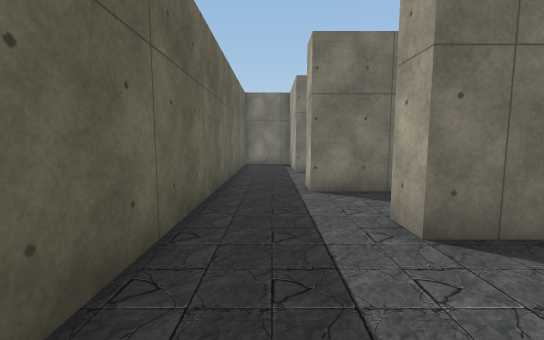
[1] (above)

22 first-person views from a walk through a Unity game level. The camera is 1.3 m above the floor, tilts 6° down and sees 90° across. Doors are open. The floor is counted in squares, 1 m on a side. Each view is taken from the middle of a square. On the plan, view 1 faces up. The plan holds only what a view shows up to about 13 squares ahead; the rest is blank. The place goes on beyond the plan. The player character is not drawn. Some animated figures are left out. Some surface patterns are stand-ins.

[2]
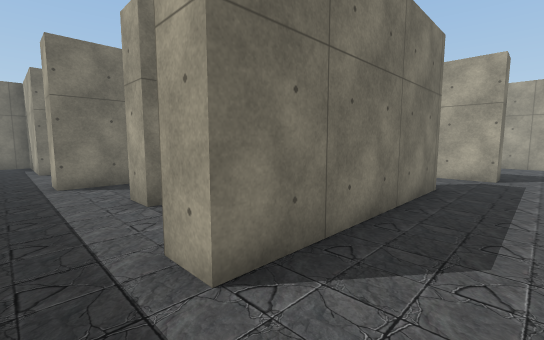

[3]
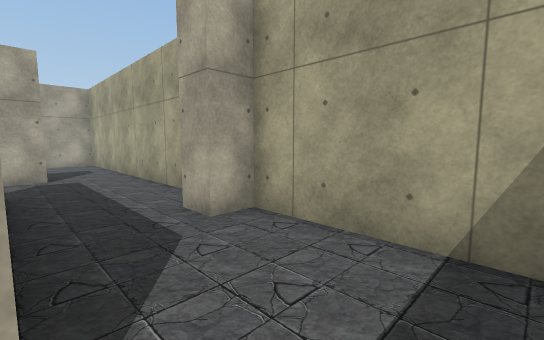

[4]
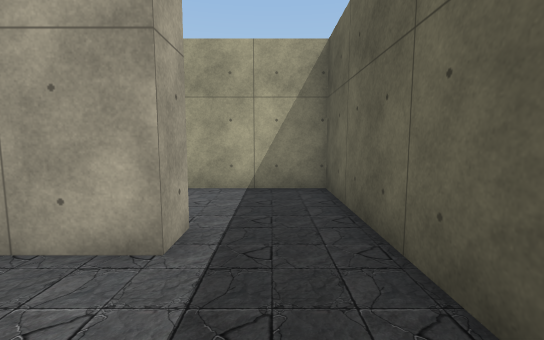

[5]
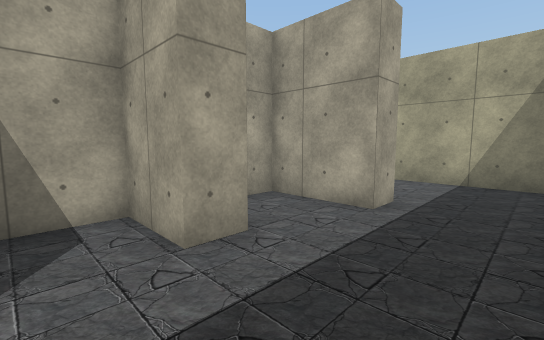

[6]
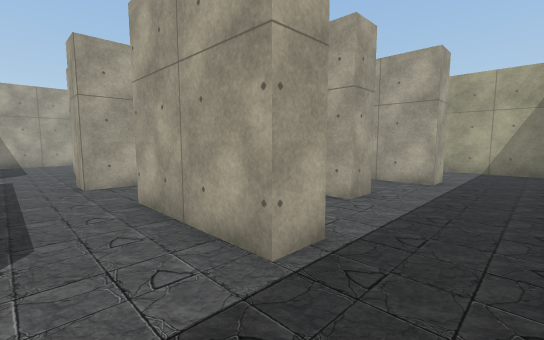

[7]
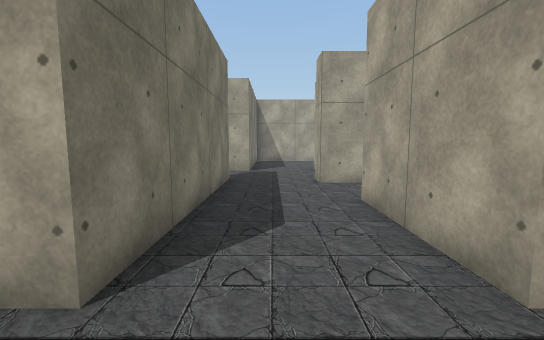

[8]
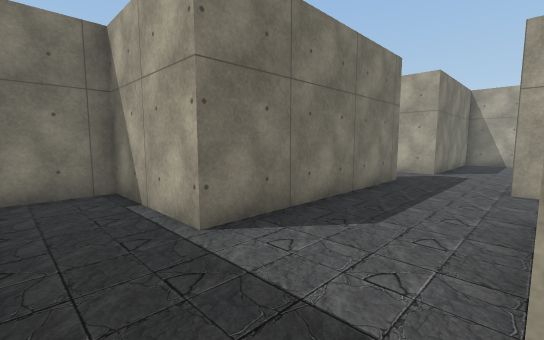

[9]
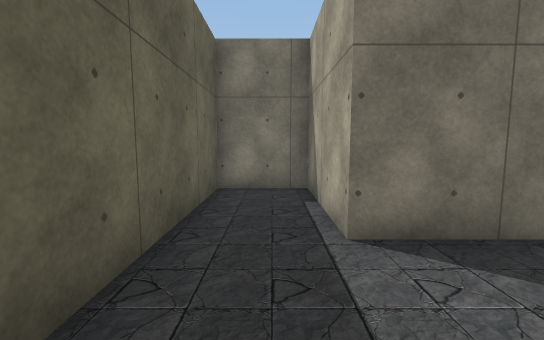

[10]
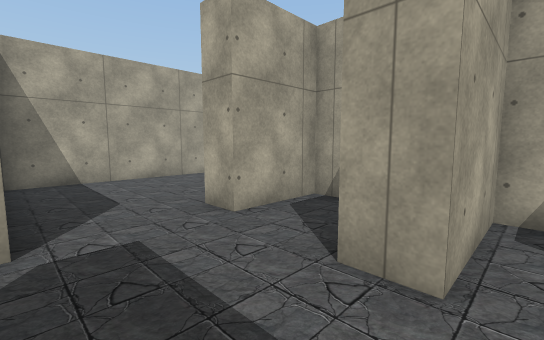

[11]
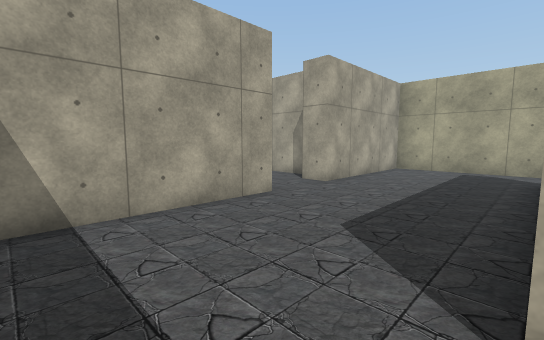

[12]
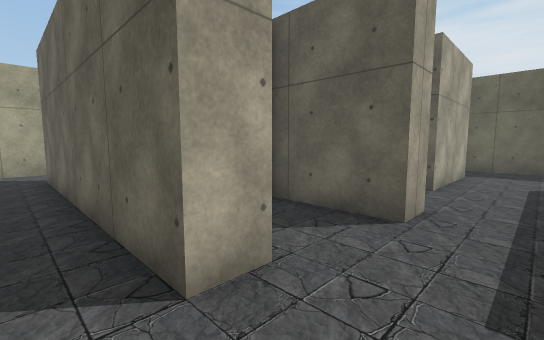

[13]
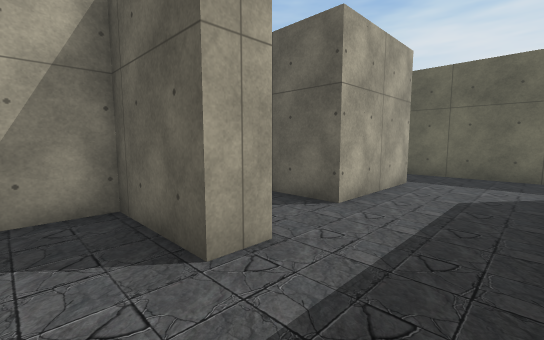

[14]
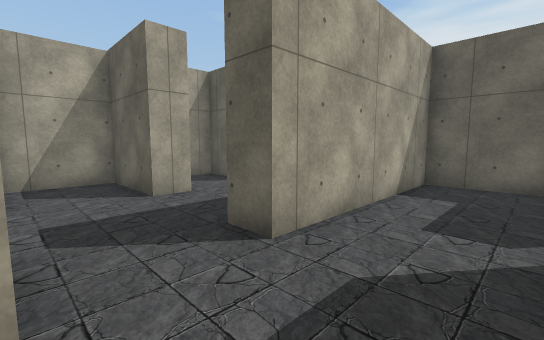

[15]
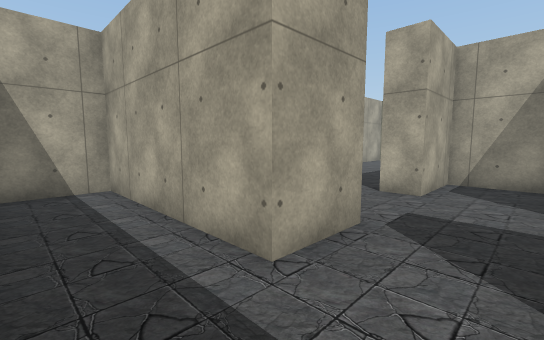

[16]
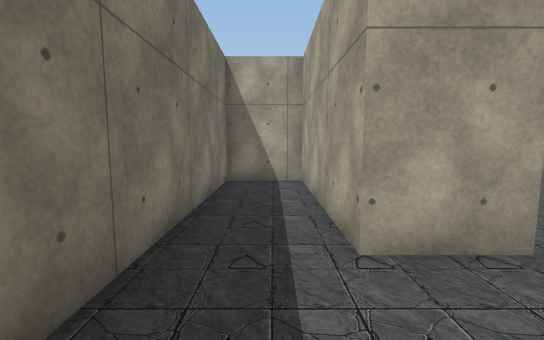

[17]
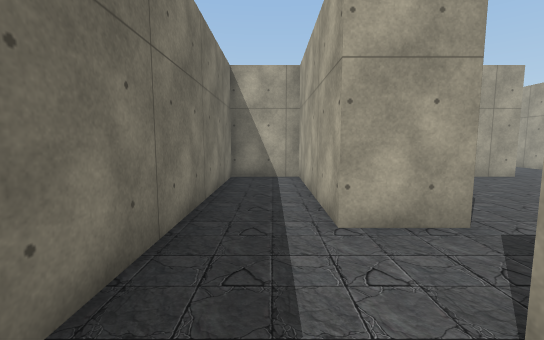

[18]
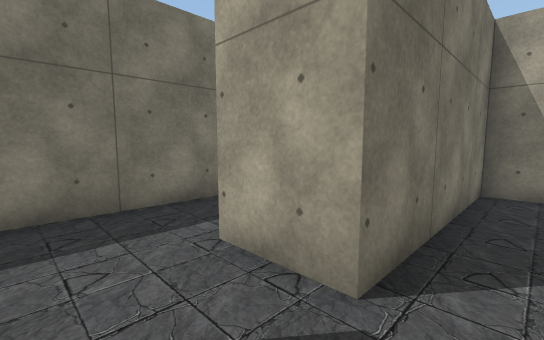

[19]
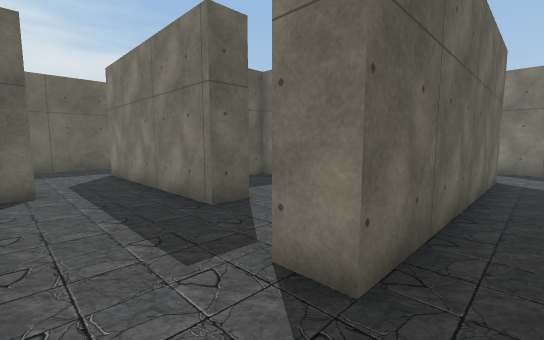

[20]
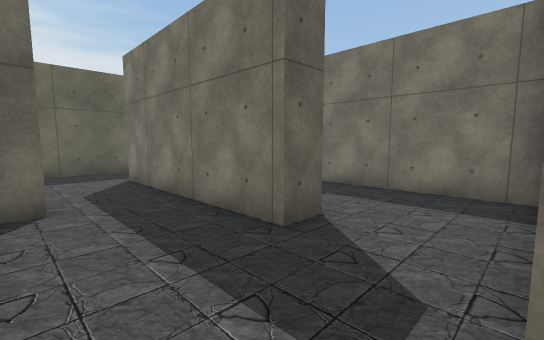

[21]
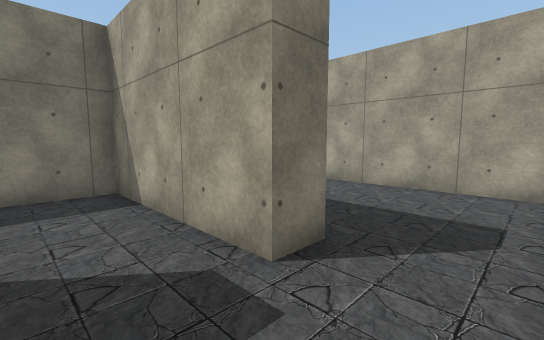

[22]
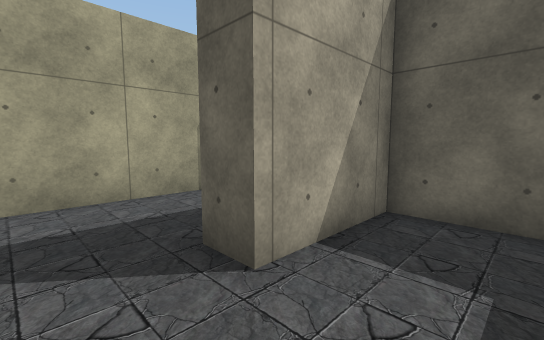

### Floor plan
Points are (right, up) in squares from view 1. A wall is a line through its corners. A room is listed if a view was taken in it or the views show most of it. See-through windows are left out.
Room 1 (views 1, 2, 3, 20, 21)
walls: (6.1, -3.5) (12.5, -3.5); (8.3, 1) (8.3, 0) (1.2, 0) (1.2, 1); (12, -1) (11, -1) (11, 1.5); (-1.5, 1.5) (-1.5, -3.5) (4, -3.5) (4, -2.5) (5, -2.5) (5, -3.1)
ways out: opening at (-0.5, 0.5) to room 2; opening at (11.5, -2.5) to room 4; opening at (9.5, 0.5) to room 6
Room 2 (views 4, 5, 8, 9)
walls: (3.1, 7) (1, 7) (1, 8); (3.6, 3.5) (2, 3.5) (2, 4.5) (4, 4.5) (4, 6.1); (1.2, 1) (4, 1) (4, 1.9); (-1.5, 8.5) (-1.5, 1.5)
ways out: opening at (-0.5, 0.5) to room 1; opening at (-0.5, 7.5) to room 3
Room 3 (views 6, 7, 10, 13, 18)
walls: (8.5, 12.5) (8.5, 11.5) (1, 11.5) (1, 15.5) (-1.5, 15.5) (-1.5, 8.5); (1, 8) (5, 8) (5, 5.5) (7.5, 5.5) (7.5, 8.5) (8.5, 8.5) (8.5, 5.5) (11, 5.5) (11, 8); (11, 11) (11, 13)
ways out: opening at (-0.5, 7.5) to room 2; opening at (11.5, 9.5) to room 4; opening at (9.5, 12) to room 5
Room 4 (views 11, 12, 19)
walls: (17, 4.9) (17, 11) (11, 11); (11, 8) (12, 8) (12, -1); (12.5, -3.5) (17, -3.5) (17, 2.5) (18, 2.5)
ways out: opening at (11.5, -2.5) to room 1; opening at (11.5, 9.5) to room 3; opening at (17.5, 3.5)
Room 5 (views 14, 15, 16, 17)
walls: (11, 13) (17, 13) (17, 15.5) (8.4, 15.5); (2, 15.1) (2, 12.5) (8.5, 12.5)
ways out: opening at (9.5, 12) to room 3
Room 6 (view 22)
walls: (11, 1.5) (11, 4.5) (5, 4.5) (5, 1) (8.3, 1)
ways out: opening at (9.5, 0.5) to room 1

Positions as (right, up) in squares from view 1, and headings:
1: (0, 0), facing up
2: (0, -2), facing up-right
3: (0, 0), facing down-right
4: (0, 4), facing down
5: (-1, 6), facing down-right
6: (-1, 10), facing down-right
7: (-1, 10), facing right
8: (-1, 8), facing up-right
9: (0, 8), facing up
10: (7, 11), facing down-right
11: (12, 10), facing down-right
12: (13, 10), facing down-left
13: (10, 11), facing down-left
14: (11, 15), facing down-left
15: (9, 15), facing down-right
16: (8, 14), facing right
17: (7, 14), facing right
18: (9, 10), facing up-right
19: (13, -3), facing up-left
20: (11, -3), facing up-left
21: (9, -3), facing up-right
22: (10, 3), facing down-left
